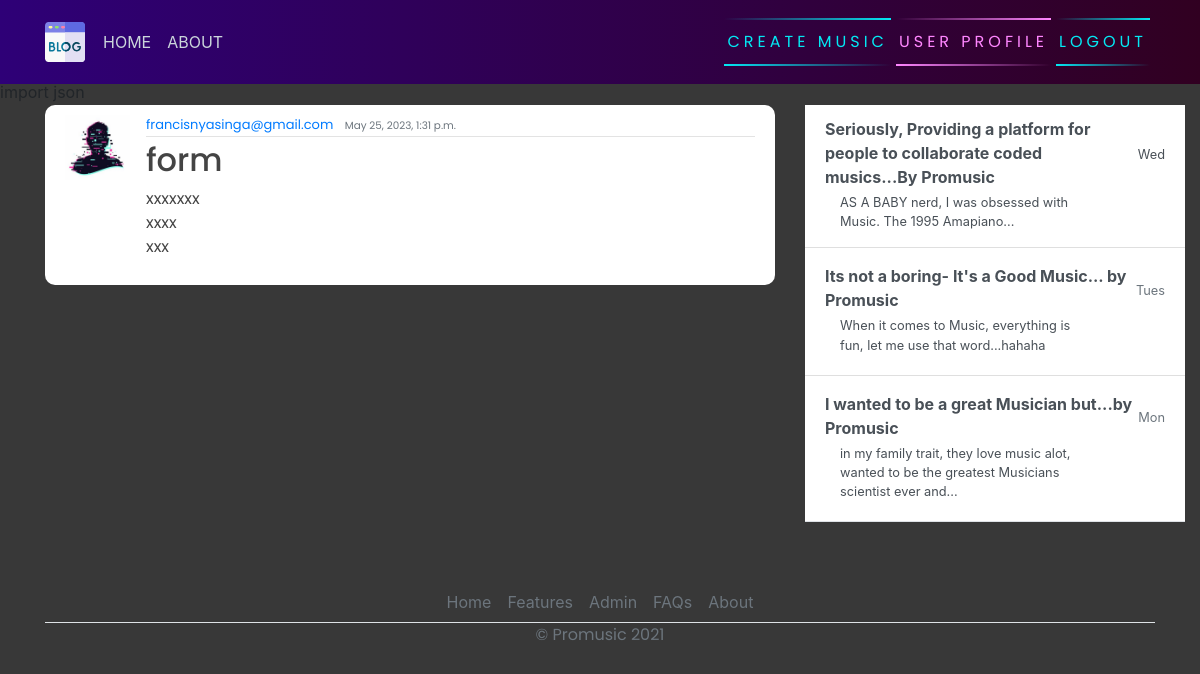
Screenshot of /post/32/ (signed in) with the database file from the repository.
### blog/models.py (models this page shows, shortened)
class Post(models.Model):
    title = models.CharField(max_length=200)
    content = models.TextField()
    date_posted = models.DateTimeField(default=timezone.now)
    author = models.ForeignKey(User, on_delete=models.CASCADE)

### users/models.py (models this page shows, shortened)
class Profile(models.Model):
    user = models.OneToOneField(User, on_delete=models.CASCADE)
    image = models.ImageField(default='default.jpg', upload_to='profile_pics')

### blog/views.py (the view)
# urls.py: path('post/<int:pk>/', PostDetailView.as_view(), name="blog-detail"),
class PostDetailView(LoginRequiredMixin, DetailView):
    model = Post

### blog/templates/blog/post_detail.html (shortened to what this page needs)
{% extends 'blog/base.html' %}
{% block content %}
        <article class="media content-section">
            <img class="rounded-cirlce article-img" src="{{ object.author.profile.image.url }}" alt="">
            <div class="media-body">
              <div class="article-metadata">
                <a class="mr-2" href="#">{{ object.author }}</a>
                <small class="text-muted">{{ object.date_posted }}</small> <br>
              </div>
              <h2><a class="article-title" href="#">{{ object.title }}</a></h2>
              <p class="article-content">{{ object.content }}</p>
            </div>
            <br>
          </article>
{% endblock content %}

### blog/static/blog/main.css (style rules this page uses)
body { background-color: rgb(56, 56, 56); margin-top: 5rem; background-size: contain; background-repeat: no-repeat; }
h1, h2, h3, h4, h5, h6, p { color: #444444; font-family: 'Poppins', sans-serif; }
.content-section { background: #ffffff; padding: 10px 20px; border-radius: 10px; margin-bottom: 20px; }
.article-title { color: #444444; }
.article-content { white-space: pre-line; }
.article-img { height: 65px; width: 65px; margin-right: 16px; }
.article-metadata { font-family: 'Poppins', sans-serif; padding-bottom: 1px; margin-bottom: 4px; font-size: 13px; border-bottom: 1px solid #e3e3e3 }

### rows the page displays
Post: author.profile.image (placeholder picture), author "francisnyasinga@gmail.com", date_posted "May 25, 2023, 1:31 p.m.", title "form", content "xxxxxxx xxxx xxx"
